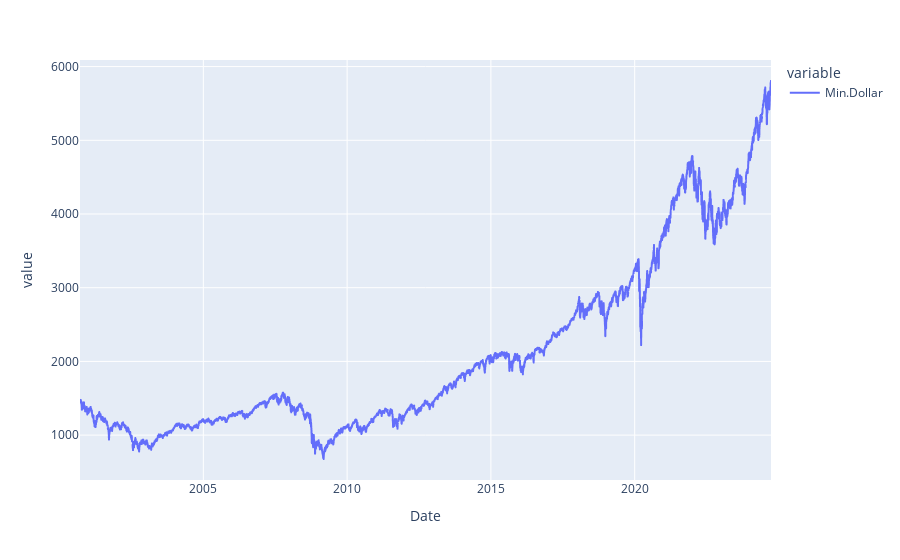

Notebook cell for this chart:
### Code cell
px.line(prices['Min.Dollar'])

### Figure 1 — Plotly figure (JSON) as saved in the notebook; plotly's stock layout.template omitted (floating-point values rounded to 4 significant figures; data arrays with more than 128 entries replaced by an {"elided": "..."} marker saying what was removed)
{"data": [{"hovertemplate": "variable=Min.Dollar<br>Date=%{x}<br>value=%{y}<extra></extra>", "legendgroup": "Min.Dollar", "line": {"color": "#636efa", "dash": "solid"}, "marker": {"symbol": "circle"}, "mode": "lines", "name": "Min.Dollar", "showlegend": true, "type": "scattergl", "x": {"elided": "6069 str values"}, "xaxis": "x", "y": {"elided": "6069 float values"}, "yaxis": "y"}], "layout": {"legend": {"title": {"text": "variable"}, "tracegroupgap": 0}, "margin": {"t": 60}, "xaxis": {"anchor": "y", "domain": [0, 1], "title": {"text": "Date"}}, "yaxis": {"anchor": "x", "domain": [0, 1], "title": {"text": "value"}}}}
